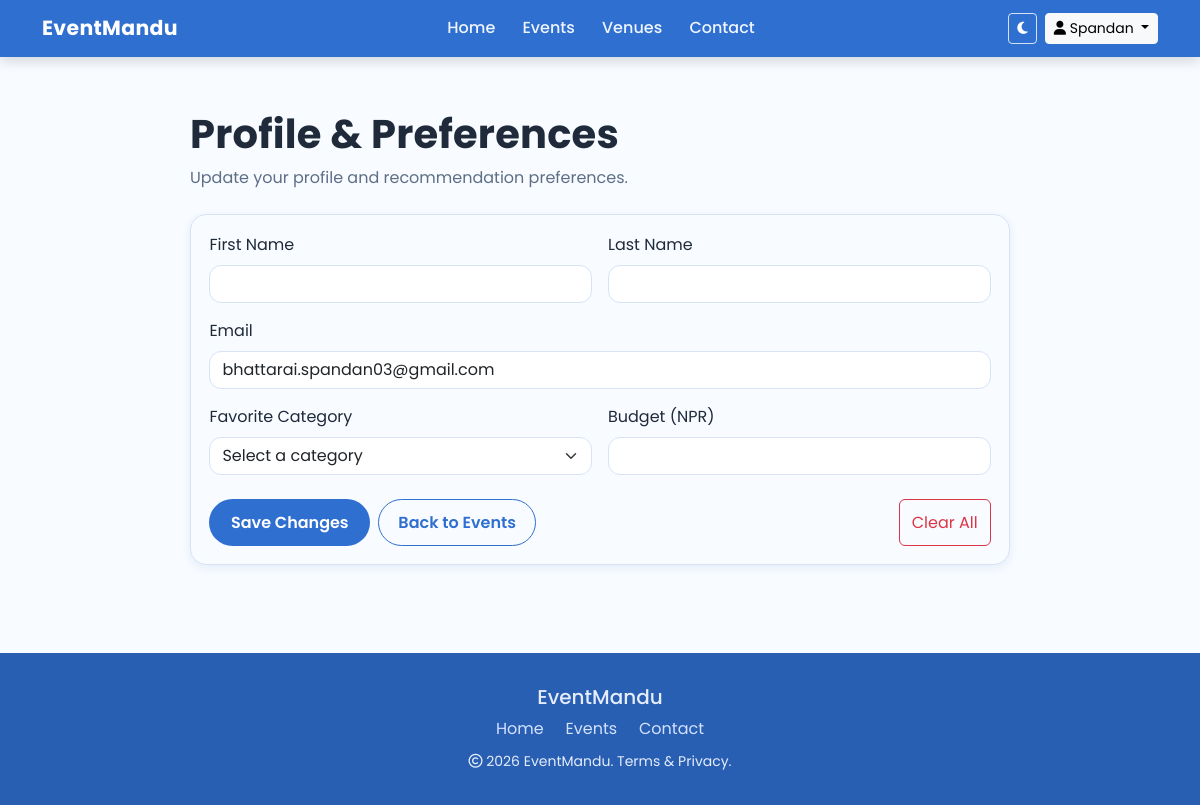
The app's page /profile/preferences/ (signed in), older data.
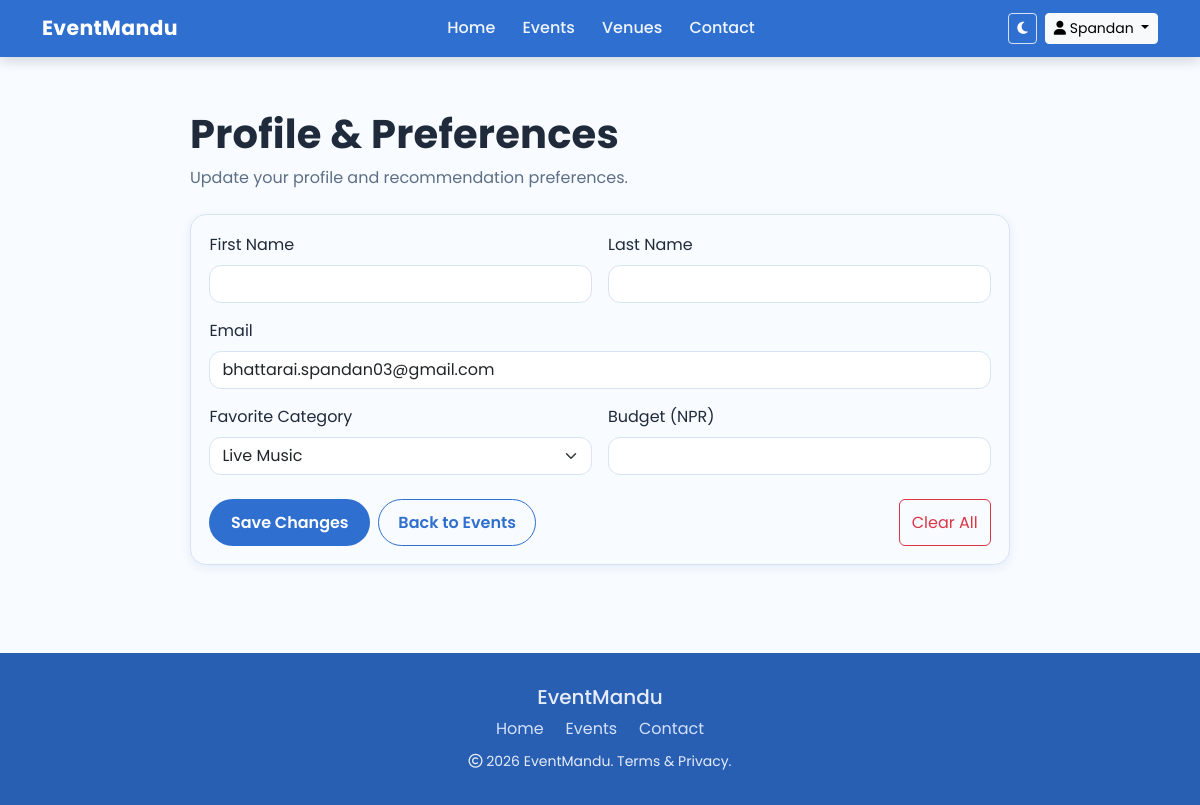
The same page, newer data.
### events/models.py (models this page shows, shortened)
class UserPreference(models.Model):
    user = models.OneToOneField(
        settings.AUTH_USER_MODEL,
        on_delete=models.CASCADE,
        related_name="preferences",
    )
    favorite_category = models.ForeignKey(
        Category,
        on_delete=models.SET_NULL,
        null=True,
        blank=True,
        related_name="user_preferences",
    )
    budget = models.DecimalField(max_digits=10, decimal_places=2, null=True, blank=True)
    preferred_city = models.CharField(max_length=100, blank=True, default="")
    updated_at = models.DateTimeField(auto_now=True)

class Category(models.Model):
    name = models.CharField(max_length=100)  # e.g., Concert, Conference, Sports

### events/views.py (the view, shortened to what this page needs)
# urls.py: path('profile/preferences/', views.profile_preferences_view, name='profile_preferences'),
@login_required
def profile_preferences_view(request):
    categories = Category.objects.order_by("name")
    preferences, _ = UserPreference.objects.get_or_create(user=request.user)
    return render(
        request,
        "profile_preferences.html",
        {"categories": categories, "preferences": preferences},
    )

### events/context_processors.py (called while the page is built)
def user_role(request):
    role = None
    if request.user.is_authenticated:
        role = get_user_role(request.user)
    return {"user_role": role}

### events/roles.py (called while the page is built)
def get_user_role(user):
    if not user.is_authenticated:
        return None
    if user.is_superuser:
        return UserRole.ROLE_ADMIN
    role_profile, _ = UserRole.objects.get_or_create(user=user)
    return role_profile.role

### templates/profile_preferences.html (shortened to what the changed rows need)
{% load static %}
<!doctype html>
<html lang="en" data-bs-theme="light">
  <head>
    <link
      href="https://cdn.jsdelivr.net/npm/bootstrap@5.3.2/dist/css/bootstrap.min.css"
      rel="stylesheet"
    />
    <link
      rel="stylesheet"
      href="https://cdnjs.cloudflare.com/ajax/libs/font-awesome/6.5.2/css/all.min.css"
    />
    <link rel="stylesheet" href="{% static 'css/style.css' %}?v=20260228a" />
  </head>
  <body class="d-flex flex-column min-vh-100">
    <main class="section-space pt-4 flex-grow-1">
      <div class="container">
        <section class="mx-auto" style="max-width: 820px">
          <h1 class="section-title mb-2">Profile & Preferences</h1>
          <article class="event-card">
            <form method="post">
              <div class="row g-3">
                <div class="col-md-6">
                  <label for="favorite_category" class="form-label"
                    >Favorite Category</label
                  >
                  <select
                    id="favorite_category"
                    name="favorite_category"
                    class="form-select"
                  >
                    <option value="">Select a category</option>
                    {% for category in categories %}
                    <option
                      value="{{ category.id }}"
                      {% if preferences.favorite_category_id == category.id %}selected{% endif %}
                    >
                      {{ category.name }}
                    </option>
                    {% endfor %}
                  </select>
                </div>
              </div>
            </form>
          </article>
        </section>
      </div>
    </main>
  </body>
</html>

Row changes from the older to the newer data that the page shows:
now on this page (row edited): UserPreference: favorite_category "Live Music"
Text that changed along with them:
form field favorite_category: "Select a category" → (not shown)
